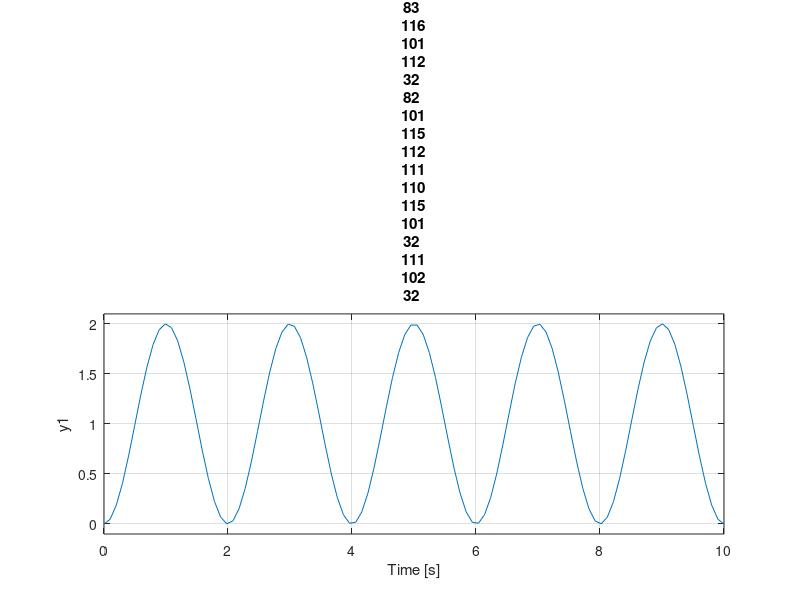

This chart was generated by the following MATLAB code: (Note: this script raises an error after producing the figure.)
% ------------------------------------------------------------------------%
% title    : Lab 1                                                        %
% subtitle : System Identification of a Dynamical System                  %
% date     : Week of 25 September, 2017                                   %
% ------------------------------------------------------------------------%

%% Question 1
k = 1
w = pi
s = tf('s')

for zeta = [0,0.5,1,1.5] 
    H = (k*w^2)/(s^2 + 2*zeta*w*s + w^2)
    step(H, 10)
    title('Step Response of ' + zeta)
    grid on
    stepinfo(H, 'SettlingTimeThreshold', 0.05)
    figure
end



addpath('Interface');

Parameters.Resistance = 1.5;
Parameters.Inertia = 5e-4;

Motor = SimDCMotor(Parameters);


%% Initialization
% Clear all input and output from the Command Window
clc

% Many helper functions are provided in the `Interface` sub-directory.
% We start by adding that directory to Matlab's search path.
addpath('Interface');

% Set parameters for DC motor
Parameters.Resistance = 1.5; % Terminal resistance (Ohm)
Parameters.Inertia    = 5e-4; % Rotor inertia (kg m2)

% Create an object handle for SimDCMotor with specified parameters
Motor = SimDCMotor(Parameters);
%% System Identification : Step Response

% The first method for system identification is to observe the step
% response of the system. To do so, we create a delayed step signal, input
% it as the voltage to the motor, and observe its angular velocity, and
% plot the output signal (in time).

Motor.reset();  % reset the motor internal variable (including time)

voltage = 1;
delay = 1;
duration = 5;

% Drive Motor with a voltage for a duration starting from delay
Motor.drive(voltage, delay, duration);

%=== Plot example ===%
t = Motor.time;
y = Motor.velocity;
u = Motor.voltage;
figure(1)
clf;
yyaxis left
plot(t, y)
ylim([0 1.3*y(end)])
yyaxis right
plot(t, u)
ylim([0 1.3*u(end)])
stepinfo(y, t, 'SettlingTimeThreshold', 0.05)
legend(['Speed (' Motor.Units '/s)'], 'Voltage (V)')
grid on
%% System Identification : Frequency Analysis

% The second method for system identification is to construct the bode plot
% of the system (magnitude and phase of the system's transfer function for
% each frequency). To do so, we send a cosine wave input (a voltage (V)) to
% the motor and observe the output (angular velocity (rad/s)). Since the
% result of sending a cosine wave input is a cosine wave with the same
% frequency  but with different phase and gain, we only need to measure the
% gain and  the phase between the 2 cosine waves. We then repeat this
% operation for  different frequencies. We suggest the following
% frequencies:
% [0.01, 0.1, 0.2, 0.4, 0.5, 0.7, 1.0, 2.5, 5.0]

Motor.reset();

dt = 0.01; % Choose an appropriate sampling time (in seconds)
T  = 6;    % Choose an appropriate total duration of simulation (in seconds)
time  = 0:dt:T;  % A vector containing all time samples

% Simulate driving DC motor
% To simulate a continuous time signal in discrete time, we need to choose
% a sampling time, which we choose as 0.01 seconds. Note that this sampling
% time represent how often the motor is inquired with a new input. The
% motor uses an independent sampling time which dictates when new sensor
% measurement are updated and when new voltage requests are treated. Use
% Motor.setSamplingTime(yourvalue) to change the motor internal sampling
% time.

% Motor.setSamplingTime(dt); % choose an appropriate DC motor sampling time
% Motor.reset();  % reset the motor internal variable (including time)
Omega = 5*2*pi;
for t = time
    % Generate a cosine wave input at current time
    u = cos(Omega*t);
    
    % Drive motor for a duration of dt
    Motor.drive(u, t, dt);
end

%=== Plot example ===%

t = Motor.time;
y = Motor.velocity;
u = Motor.voltage;
delay = 5; % wait for output to reach steady-state.
figure(2)
clf;
hold on;
plot(t(t > delay), y(t > delay))
plot(t(t > delay), u(t > delay))
xlim([5,T])
legend(['Speed (' Motor.Units '/s)'], 'Voltage (V)')
grid on
% ginput(4)

figure(3) % Lissajous method
clf;
plot(y(t > delay), u(t > delay))
legend('Speed vs Voltage')
grid on
% ginput(2)


